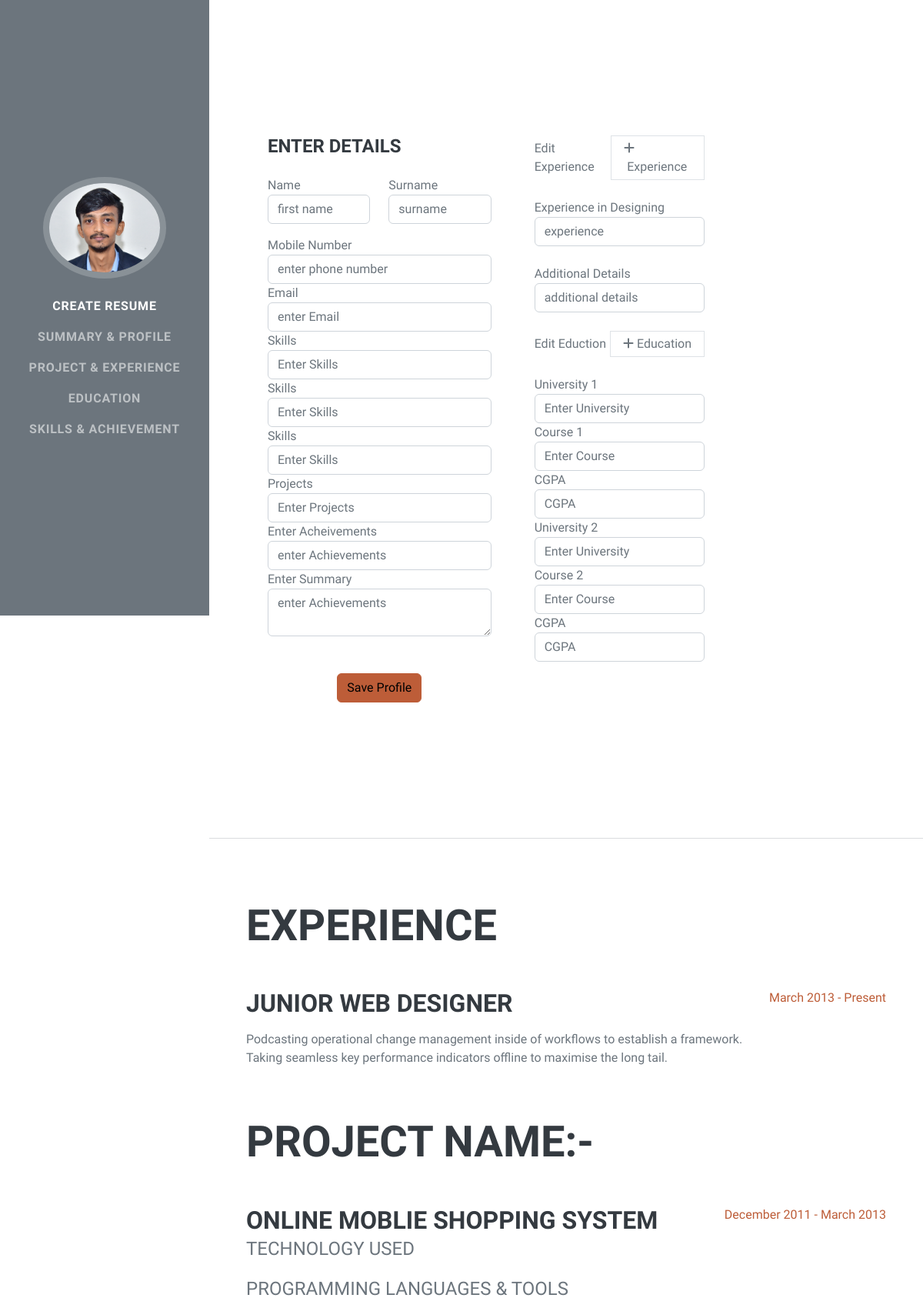
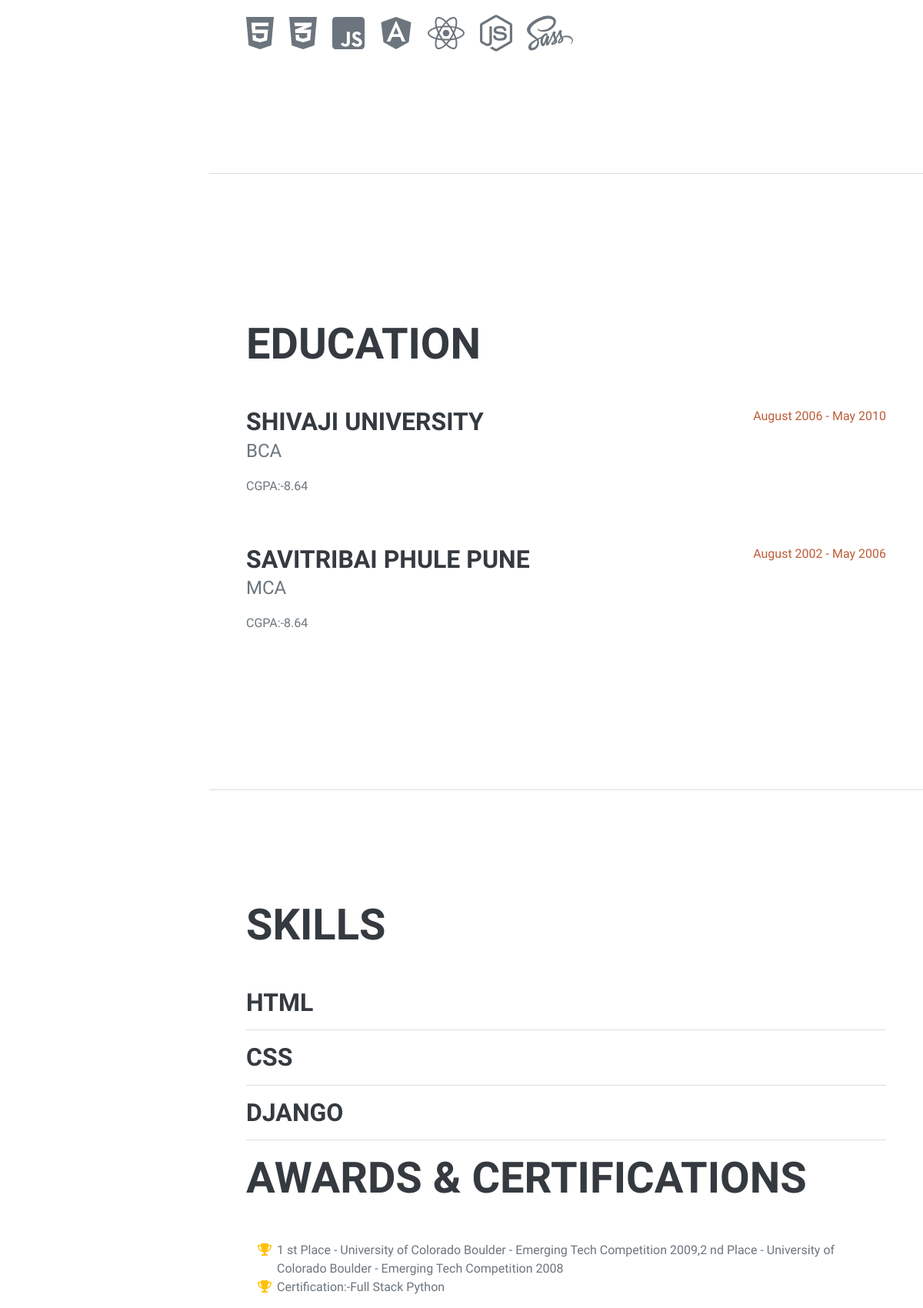
The page / (upper part) on the database its author committed (2 pictures, top to bottom).
### port/models.py (models this page shows, shortened)
class profile(models.Model):
    pid = models.AutoField(primary_key=True)
    pname = models.CharField(max_length=50, null=True)
    psurname = models.CharField(max_length=30, null=True)
    pcontact = models.CharField(max_length=10, null=True)
    pemail = models.EmailField()
    pskills1 = models.CharField(max_length=100, null=True)
    pskills2 = models.CharField(max_length=100, null=True)
    pskills3 = models.CharField(max_length=100, null=True)
    pachieve = models.CharField(max_length=100, null=True)
    psummary = models.CharField(max_length=100, null=True)
    pproject = models.CharField(max_length=100, null=True)
    pexp = models.CharField(max_length=100, null=True)
    pexpdetails = models.CharField(max_length=100, null=True)
    punv1 = models.CharField(max_length=100, null=True)
    pco1 = models.CharField(max_length=100, null=True)
    pcgpa1 = models.CharField(max_length=100, null=True)
    punv2 = models.CharField(max_length=100, null=True)
    pco2 = models.CharField(max_length=100, null=True)
    pcgpa2 = models.CharField(max_length=100, null=True)

### port/views.py (the view)
# urls.py: path('', views.retrieve, name="retrieve"),
def retrieve(request):
    details = profile.objects.all()
    return render(request, 'index.html', {'details': details})

### port/templates/index.html (shortened to what this page needs)
<!DOCTYPE html>
<html lang="en">
    <head>
        <link href="static/css/styles.css" rel="stylesheet" />
    </head>
    <body id="page-top">
        <nav class="navbar navbar-expand-lg navbar-dark bg-secondary fixed-top" id="sideNav">
            <a class="navbar-brand js-scroll-trigger" href="#page-top">
                <span class="d-none d-lg-block"><img class="img-fluid img-profile rounded-circle mx-auto mb-2" src="static/assets/img/PVG_1.jpg" alt="..." /></span>
            </a>
            <div class="collapse navbar-collapse" id="navbarResponsive">
                <ul class="navbar-nav">
                    <li class="nav-item"><a class="nav-link js-scroll-trigger" href="#about">Create Resume</a></li>
                    <li class="nav-item"><a class="nav-link js-scroll-trigger" href="#interests">Summary & Profile</a></li>
                    <li class="nav-item"><a class="nav-link js-scroll-trigger" href="#experience">Project & Experience</a></li>
                    <li class="nav-item"><a class="nav-link js-scroll-trigger" href="#education">Education</a></li>
                    <li class="nav-item"><a class="nav-link js-scroll-trigger" href="#skills">Skills & Achievement</a></li>
                </ul>
            </div>
        </nav>
        <form method="POST" class="post-form" action="{% url 'create' %}">
        <div class="container-fluid p-0">
            <section class="resume-section" id="about">
                <div class="resume-section-content">
                    <div class="container rounded bg-white mt-5 mb-5">
    <div class="row">
        <div class="col-md-5 border-right">
            <div class="p-3 py-5">
                <div class="d-flex justify-content-between align-items-center mb-3">
                    <h4 class="text-right">Enter Details</h4>
                </div>
                <div class="row mt-2">
                    <div class="col-md-6"><label class="labels">Name</label><input type="text" id="pname" name="pname" class="form-control" placeholder="first name" ></div>
                    <div class="col-md-6"><label class="labels">Surname</label><input type="text" id="psurname" name="psurname" class="form-control" value="" placeholder="surname"></div>
                </div>
                <div class="row mt-3">
                    <div class="col-md-12"><label class="labels">Mobile Number</label><input type="text" id="pcontact" name="pcontact" class="form-control" placeholder="enter phone number" value=""></div>
                    <div class="col-md-12"><label class="labels">Email</label><input type="email" id="pemail" name="pemail" class="form-control" placeholder="enter Email" value=""></div>
                    <div class="col-md-12"><label class="labels">Skills</label><input type="text" id="pskills1" name="pskills1" class="form-control" placeholder="Enter Skills" value=""></div>
                    <div class="col-md-12"><label class="labels">Skills</label><input type="text" id="pskills2" name="pskills2" class="form-control" placeholder="Enter Skills" value=""></div>
                    <div class="col-md-12"><label class="labels">Skills</label><input type="text" id="pskills3" name="pskills3" class="form-control" placeholder="Enter Skills" value=""></div>
                    <div class="col-md-12"><label class="labels">Projects</label><input type="text" id="pproject" name="pproject" class="form-control" placeholder="Enter Projects" value=""></div>
                    <div class="col-md-12"><label class="labels">Enter Acheivements</label><input type="text" id="pachieve" name="pachieve" class="form-control" placeholder="enter Achievements" value=""></div>
                    <div class="col-md-12"><label class="labels">Enter Summary</label><textarea class="form-control" id="psummary" name="psummary" placeholder="enter Achievements" value=""></textarea></div>
                </div>
                <div class="mt-5 text-center"><button class="btn btn-primary profile-button" type="submit">Save Profile</button></div>
            </div>
        </div>
        <div class="col-md-4">
            <div class="p-3 py-5">
                <div class="d-flex justify-content-between align-items-center experience"><span>Edit Experience</span><span class="border px-3 p-1 add-experience"><i class="fa fa-plus"></i>&nbsp;Experience</span></div><br>
                <div class="col-md-12"><label class="labels">Experience in Designing</label><input type="text" id="pexp" name="pexp" class="form-control" placeholder="experience" value=""></div> <br>
                <div class="col-md-12"><label class="labels">Additional Details</label><input type="text" id="pexpdetails" name="pexpdetails" class="form-control" placeholder="additional details" value=""></div><br>
                <div class="d-flex justify-content-between align-items-center experience"><span>Edit Eduction</span><span class="border px-3 p-1 add-experience"><i class="fa fa-plus"></i>&nbsp;Education</span></div><br>
                 <div class="col-md-12"><label class="labels">University 1</label><input type="text" id="punv1" name="punv1" class="form-control" placeholder="Enter University" value=""></div>
                 <div class="col-md-12"><label class="labels">Course 1</label><input type="text" id="pco1" name="pco1" class="form-control" placeholder="Enter Course" value=""></div>
                <div class="col-md-12"><label class="labels">CGPA</label><input type="text" id="pcgpa1" name="pcgpa1" class="form-control" placeholder="CGPA" value=""></div>
                 <div class="col-md-12"><label class="labels">University 2</label><input type="text" id="punv2" name="punv2" class="form-control" placeholder="Enter University" value=""></div>
                 <div class="col-md-12"><label class="labels">Course 2</label><input type="text" id="pco2" name="pco2"  class="form-control" placeholder="Enter Course" value=""></div>
                <div class="col-md-12"><label class="labels">CGPA</label><input type="text" id="pcgpa2" name="pcgpa2" class="form-control" placeholder="CGPA" value=""></div>
            </div>
        </div>
    </div>
</div>
</div>
</div>
        </form>
            <hr class="m-0" />
            <section class="resume-section" id="experience">
                <div class="resume-section-content">
                    <h2 class="mb-5">Experience</h2>
                    <div class="d-flex flex-column flex-md-row justify-content-between mb-5">
                        <div class="flex-grow-1">
                            {% for i in details %}
                            <h3 class="mb-0">{{i.pexp}}</h3>
                            <p>{{i.pexpdetails}}</p>
                        </div>
                        <div class="flex-shrink-0"><span class="text-primary">March 2013 - Present</span></div>
                    </div>
                     <h2 class="mb-5">Project Name:-</h2>
                    <div class="d-flex flex-column flex-md-row justify-content-between mb-5">
                        <div class="flex-grow-1">
                            <h3 class="mb-0">{{i.pproject}}</h3>
                            <div class="subheading mb-3">Technology Used</div>
                             <div class="subheading mb-3">Programming Languages & Tools</div>
                    <ul class="list-inline dev-icons">
                        <li class="list-inline-item"><i class="fab fa-html5"></i></li>
                        <li class="list-inline-item"><i class="fab fa-css3-alt"></i></li>
                        <li class="list-inline-item"><i class="fab fa-js-square"></i></li>
                        <li class="list-inline-item"><i class="fab fa-angular"></i></li>
                        <li class="list-inline-item"><i class="fab fa-react"></i></li>
                        <li class="list-inline-item"><i class="fab fa-node-js"></i></li>
                        <li class="list-inline-item"><i class="fab fa-sass"></i></li>
                    </ul>
                       {% endfor %}
                        </div>
                        <div class="flex-shrink-0"><span class="text-primary">December 2011 - March 2013</span></div>
                    </div>
                                  </div>
            </section>
            <hr class="m-0" />
            <section class="resume-section" id="education">
                <div class="resume-section-content">
                       {% for i in details %}
                    <h2 class="mb-5">Education</h2>
                    <div class="d-flex flex-column flex-md-row justify-content-between mb-5">
                        <div class="flex-grow-1">
                            <h3 class="mb-0">{{i.punv1}}</h3>
                            <div class="subheading mb-3">{{i.pco1}}</div
                            <p>CGPA:-{{i.pcgpa1}}</p>
                        </div>
                        <div class="flex-shrink-0"><span class="text-primary">August 2006 - May 2010</span></div>
                    </div>
                    <div class="d-flex flex-column flex-md-row justify-content-between">
                        <div class="flex-grow-1">
                            <h3 class="mb-0">{{i.punv2}}</h3>
                            <div class="subheading mb-3">{{i.pco2}}</div>
                            <p>CGPA:-{{i.pcgpa2}}</p>
                        </div>
                        <div class="flex-shrink-0"><span class="text-primary">August 2002 - May 2006</span></div>
                    </div>
                </div>
                 {% endfor %}
            </section>
            <hr class="m-0" />
            <section class="resume-section" id="skills">
                 {% for i in details %}
                <div class="resume-section-content">
                    <h2 class="mb-5">Skills</h2>
                  <h3 class="mb-0">{{i.pskills1}}</h3><hr>
                    <h3 class="mb-0">{{i.pskills2}}</h3><hr>
                    <h3 class="mb-0">{{i.pskills3}}</h3><hr>
                     <div class="resume-section-content">
                    <h2 class="mb-5">Awards & Certifications</h2>
                    <ul class="fa-ul mb-0">
                        <li>
                            <span class="fa-li"><i class="fas fa-trophy text-warning"></i></span>
                            {{i.pachieve}}
                        </li>
                         <li>
                            <span class="fa-li"><i class="fas fa-trophy text-warning"></i></span>
                            Certification:-Full Stack Python
                        </li>
                    </ul>
                </div>
                </div>
                {% endfor %}
            </section>
    </body>
</html>

### rows shown on the page
profile: pexp "JUNIOR WEB DESIGNER", pexpdetails "Podcasting operational change management inside of workflows to establish a framework. Taking seamless key performance indicators offline to maximise the long tail.", pproject "ONLINE MOBLIE SHOPPING SYSTEM", punv1 "SHIVAJI UNIVERSITY", pco1 "BCA", pcgpa1 "8.64", punv2 "SAVITRIBAI PHULE PUNE", pco2 "MCA", pcgpa2 "8.64", pskills1 "HTML", pskills2 "CSS", pskills3 "DJANGO", pachieve "1 st Place - University of Colorado Boulder - Emerging Tech Competition 2009,2 nd Place - University of Colorado Boulder - Emerging Tech Competition 2008"
